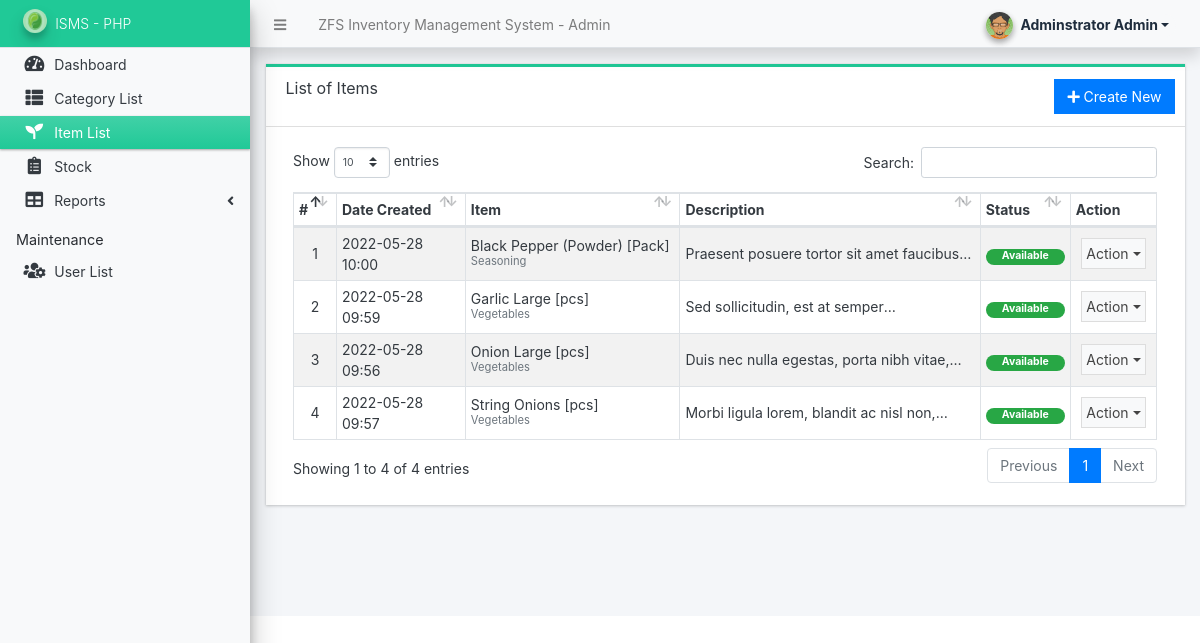
Screenshot of /admin/?page=items (signed in) with the database file from the repository.
### tables this page shows
CREATE TABLE `item_list` (
  `id` int(30) NOT NULL,
  `category_id` int(30) NOT NULL,
  `name` text NOT NULL,
  `unit` varchar(250) NOT NULL,
  `description` text NOT NULL,
  `status` tinyint(1) NOT NULL DEFAULT 1,
  `delete_flag` tinyint(1) NOT NULL DEFAULT 0,
  `date_created` datetime NOT NULL DEFAULT current_timestamp(),
  `date_updated` datetime NOT NULL DEFAULT current_timestamp() ON UPDATE current_timestamp()
);

CREATE TABLE `category_list` (
  `id` int(30) NOT NULL,
  `name` text NOT NULL,
  `unit` varchar(250) NOT NULL DEFAULT 'pcs',
  `description` text NOT NULL,
  `status` tinyint(1) NOT NULL DEFAULT 1,
  `delete_flag` tinyint(1) NOT NULL DEFAULT 0,
  `date_created` datetime NOT NULL DEFAULT current_timestamp(),
  `date_updated` datetime NOT NULL DEFAULT current_timestamp() ON UPDATE current_timestamp()
);

### classes/DBConnection.php (called while the page is built, shortened)
<?php
class DBConnection{
    private $host = "localhost";
    private $username = "root";
    private $password = "admin";
    private $database = "isms_db";
    public $conn;
    public function __construct(){
        if (!isset($this->conn)) {
            $this->conn = new mysqli($this->host, $this->username, $this->password, $this->database);
        }
    }
}
?>

### classes/SystemSettings.php (called while the page is built, shortened)
<?php
class SystemSettings extends DBConnection{
	function userdata($field = ''){
		if(!empty($field)){
			if(isset($_SESSION['userdata'][$field]))
				return $_SESSION['userdata'][$field];
			else
				return null;
		}else{
			return false;
		}
	}
}
$_settings = new SystemSettings();
?>

### admin/items/index.php (the view, shortened to what this page needs)
<div class="card card-outline rounded-0 card-teal">
	<div class="card-header">
		<h3 class="card-title">List of Items</h3>
		<?php if($_settings->userdata('type') == 1 || $_settings->userdata('type') == 2): ?>
		<div class="card-tools">
			<a href="javascript:void(0)" id="create_new" class="btn btn-flat btn-primary"><span class="fas fa-plus"></span>  Create New</a>
		</div>
		<?php endif; ?>
	</div>
	<div class="card-body">
        <div class="container-fluid">
			<table class="table table-hover table-striped table-bordered" id="list">
				<colgroup>
					<col width="5%">
					<col width="15%">
					<col width="25%">
					<col width="35%">
					<col width="10%">
					<col width="10%">
				</colgroup>
				<thead>
					<tr>
						<th>#</th>
						<th>Date Created</th>
						<th>Item</th>
						<th>Description</th>
						<th>Status</th>
						<th>Action</th>
					</tr>
				</thead>
				<tbody>
					<?php
					$i = 1;
						$qry = $conn->query("SELECT i.*, c.name as `category` from `item_list` i inner join category_list c on i.category_id = c.id where i.delete_flag = 0 order by i.`name` asc ");
						while($row = $qry->fetch_assoc()):
					?>
						<tr>
							<td class="text-center"><?php echo $i++; ?></td>
							<td><?php echo date("Y-m-d H:i",strtotime($row['date_created'])) ?></td>
							<td class="">
								<div style="line-height:1em">
									<div><?= $row['name'] ?> [<?= $row['unit'] ?>]</div>
									<div><small class="text-muted"><?= $row['category'] ?></small></div>
								</div>
							</td>
							<td class=""><p class="mb-0 truncate-1"><?= strip_tags(htmlspecialchars_decode($row['description'])) ?></p></td>
							<td class="text-center">
                                <?php if($row['status'] == 1): ?>
                                    <span class="badge badge-success px-3 rounded-pill">Available</span>
                                <?php elseif($row['status'] == 0): ?>
                                    <span class="badge badge-danger px-3 rounded-pill">Unavailable</span>
                                <?php endif; ?>
                            </td>
							<td align="center">
								 <button type="button" class="btn btn-flat p-1 btn-default btn-sm dropdown-toggle dropdown-icon" data-toggle="dropdown">
				                  		Action
				                  </button>
							</td>
						</tr>
					<?php endwhile; ?>
				</tbody>
			</table>
		</div>
	</div>
</div>

### rows the page displays
item_list: date_created "2022-05-28 10:00", name "Black Pepper (Powder)", unit "Pack", category.name "Seasoning", description "Praesent posuere tortor sit amet…", status "Available"
item_list: date_created "2022-05-28 09:59", name "Garlic Large", unit "pcs", category.name "Vegetables", description "Sed sollicitudin, est at…", status "Available"
item_list: date_created "2022-05-28 09:56", name "Onion Large", unit "pcs", category.name "Vegetables", description "Duis nec nulla egestas, porta nibh…", status "Available"
item_list: date_created "2022-05-28 09:57", name "String Onions", unit "pcs", category.name "Vegetables", description "Morbi ligula lorem, blandit ac nisl…", status "Available"

### other values shown
$_settings->userdata('firstname').' '.$_settings->userdata('lastname') "Adminstrator Admin"
$_settings->info('short_name') "ISMS - PHP"
